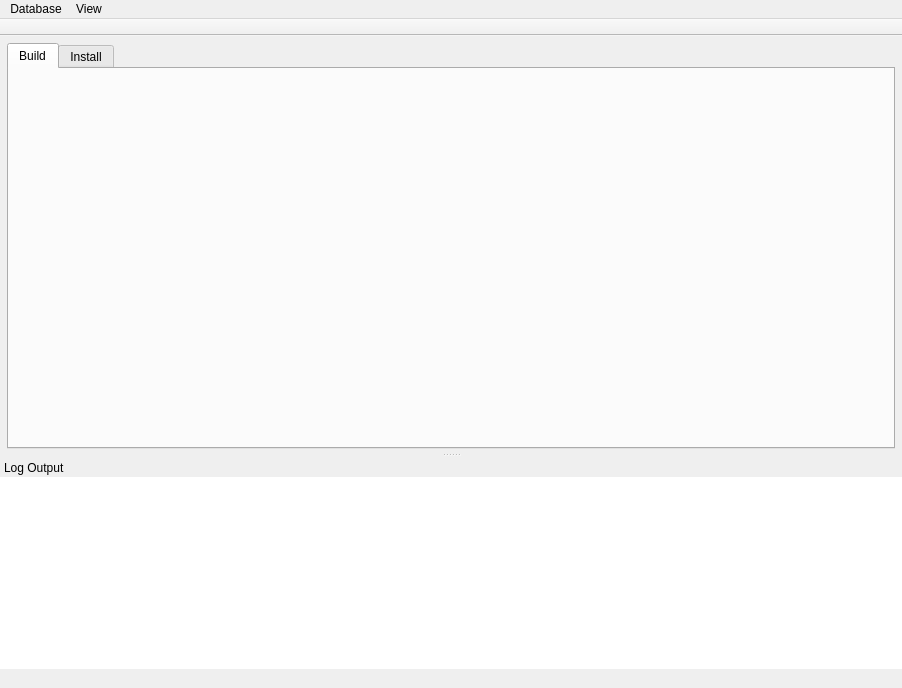
<?xml version="1.0" encoding="UTF-8"?>
<ui version="4.0">
 <class>MainWindow</class>
 <widget class="QMainWindow" name="MainWindow">
  <property name="geometry">
   <rect>
    <x>0</x>
    <y>0</y>
    <width>902</width>
    <height>688</height>
   </rect>
  </property>
  <property name="minimumSize">
   <size>
    <width>800</width>
    <height>600</height>
   </size>
  </property>
  <property name="windowTitle">
   <string>Database Patcher</string>
  </property>
  <property name="windowIcon">
   <iconset resource="PatcherResources.qrc">
    <normaloff>:/images/mainIcon.svg</normaloff>:/images/mainIcon.svg</iconset>
  </property>
  <property name="locale">
   <locale language="English" country="UnitedStates"/>
  </property>
  <widget class="QWidget" name="centralWidget">
   <layout class="QVBoxLayout" name="mainLayout" stretch="0">
    <property name="spacing">
     <number>7</number>
    </property>
    <property name="leftMargin">
     <number>7</number>
    </property>
    <property name="topMargin">
     <number>7</number>
    </property>
    <property name="rightMargin">
     <number>7</number>
    </property>
    <property name="bottomMargin">
     <number>3</number>
    </property>
    <item>
     <widget class="QTabWidget" name="tabWidget">
      <property name="minimumSize">
       <size>
        <width>0</width>
        <height>400</height>
       </size>
      </property>
      <property name="locale">
       <locale language="English" country="UnitedStates"/>
      </property>
      <property name="tabPosition">
       <enum>QTabWidget::North</enum>
      </property>
      <property name="tabShape">
       <enum>QTabWidget::Rounded</enum>
      </property>
      <property name="currentIndex">
       <number>0</number>
      </property>
      <property name="elideMode">
       <enum>Qt::ElideNone</enum>
      </property>
      <property name="tabsClosable">
       <bool>false</bool>
      </property>
      <property name="movable">
       <bool>false</bool>
      </property>
      <property name="tabBarAutoHide">
       <bool>false</bool>
      </property>
      <widget class="BuilderWidget" name="builderTab">
       <attribute name="icon">
        <iconset resource="PatcherResources.qrc">
         <normaloff>:/images/hammer.svg</normaloff>:/images/hammer.svg</iconset>
       </attribute>
       <attribute name="title">
        <string>Build</string>
       </attribute>
      </widget>
      <widget class="InstallerWidget" name="installerTab">
       <attribute name="icon">
        <iconset resource="PatcherResources.qrc">
         <normaloff>:/images/install.svg</normaloff>:/images/install.svg</iconset>
       </attribute>
       <attribute name="title">
        <string>Install</string>
       </attribute>
      </widget>
     </widget>
    </item>
   </layout>
  </widget>
  <widget class="QMenuBar" name="menuBar">
   <property name="geometry">
    <rect>
     <x>0</x>
     <y>0</y>
     <width>902</width>
     <height>26</height>
    </rect>
   </property>
   <widget class="QMenu" name="databaseMenu">
    <property name="title">
     <string>Database</string>
    </property>
   </widget>
   <widget class="QMenu" name="viewMenu">
    <property name="title">
     <string>View</string>
    </property>
   </widget>
   <addaction name="databaseMenu"/>
   <addaction name="viewMenu"/>
  </widget>
  <widget class="QToolBar" name="mainToolBar">
   <property name="movable">
    <bool>false</bool>
   </property>
   <property name="allowedAreas">
    <set>Qt::TopToolBarArea</set>
   </property>
   <attribute name="toolBarArea">
    <enum>TopToolBarArea</enum>
   </attribute>
   <attribute name="toolBarBreak">
    <bool>false</bool>
   </attribute>
  </widget>
  <widget class="QStatusBar" name="statusBar">
   <property name="sizeGripEnabled">
    <bool>false</bool>
   </property>
  </widget>
  <widget class="QDockWidget" name="logDockWidget">
   <property name="floating">
    <bool>false</bool>
   </property>
   <property name="features">
    <set>QDockWidget::NoDockWidgetFeatures</set>
   </property>
   <property name="allowedAreas">
    <set>Qt::BottomDockWidgetArea</set>
   </property>
   <property name="windowTitle">
    <string>Log Output</string>
   </property>
   <attribute name="dockWidgetArea">
    <number>8</number>
   </attribute>
   <widget class="QWidget" name="logDockWidgetContents">
    <layout class="QVBoxLayout" name="logDockLayout">
     <property name="spacing">
      <number>0</number>
     </property>
     <property name="leftMargin">
      <number>0</number>
     </property>
     <property name="topMargin">
      <number>0</number>
     </property>
     <property name="rightMargin">
      <number>0</number>
     </property>
     <property name="bottomMargin">
      <number>0</number>
     </property>
     <item>
      <widget class="QTextEdit" name="logTextEdit">
       <property name="font">
        <font>
         <family>Consolas</family>
         <pointsize>10</pointsize>
        </font>
       </property>
       <property name="frameShape">
        <enum>QFrame::NoFrame</enum>
       </property>
       <property name="undoRedoEnabled">
        <bool>false</bool>
       </property>
       <property name="readOnly">
        <bool>true</bool>
       </property>
       <property name="html">
        <string>&lt;!DOCTYPE HTML PUBLIC &quot;-//W3C//DTD HTML 4.0//EN&quot; &quot;http://www.w3.org/TR/REC-html40/strict.dtd&quot;&gt;
&lt;html&gt;&lt;head&gt;&lt;meta name=&quot;qrichtext&quot; content=&quot;1&quot; /&gt;&lt;style type=&quot;text/css&quot;&gt;
p, li { white-space: pre-wrap; }
&lt;/style&gt;&lt;/head&gt;&lt;body style=&quot; font-family:'Consolas'; font-size:10pt; font-weight:400; font-style:normal;&quot;&gt;
&lt;p style=&quot;-qt-paragraph-type:empty; margin-top:0px; margin-bottom:0px; margin-left:0px; margin-right:0px; -qt-block-indent:0; text-indent:0px;&quot;&gt;&lt;br /&gt;&lt;/p&gt;&lt;/body&gt;&lt;/html&gt;</string>
       </property>
      </widget>
     </item>
    </layout>
   </widget>
  </widget>
  <action name="actionConnect">
   <property name="text">
    <string>Connect...</string>
   </property>
  </action>
  <action name="actionDisconnect">
   <property name="text">
    <string>Disconnect</string>
   </property>
  </action>
 </widget>
 <layoutdefault spacing="6" margin="11"/>
 <customwidgets>
  <customwidget>
   <class>BuilderWidget</class>
   <extends>QWidget</extends>
   <header>BuilderWidget.h</header>
   <container>1</container>
  </customwidget>
  <customwidget>
   <class>InstallerWidget</class>
   <extends>QWidget</extends>
   <header>InstallerWidget.h</header>
   <container>1</container>
  </customwidget>
 </customwidgets>
 <resources>
  <include location="PatcherResources.qrc"/>
 </resources>
 <connections/>
</ui>
